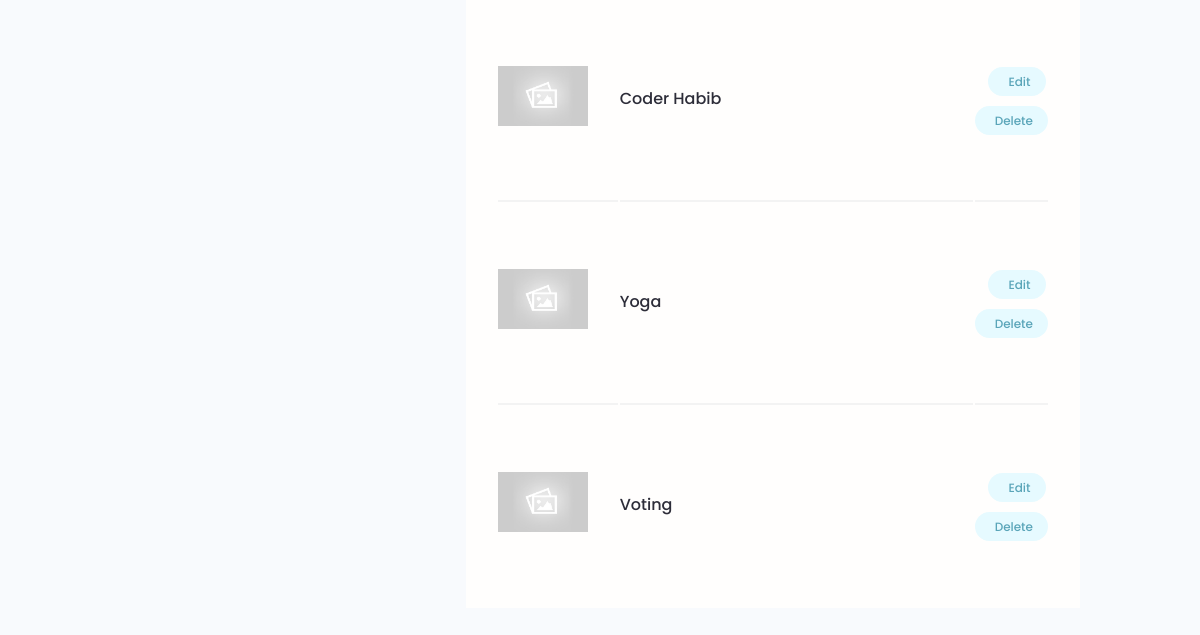
/account/ (signed in, lower part), run on an earlier commit of the app's database.
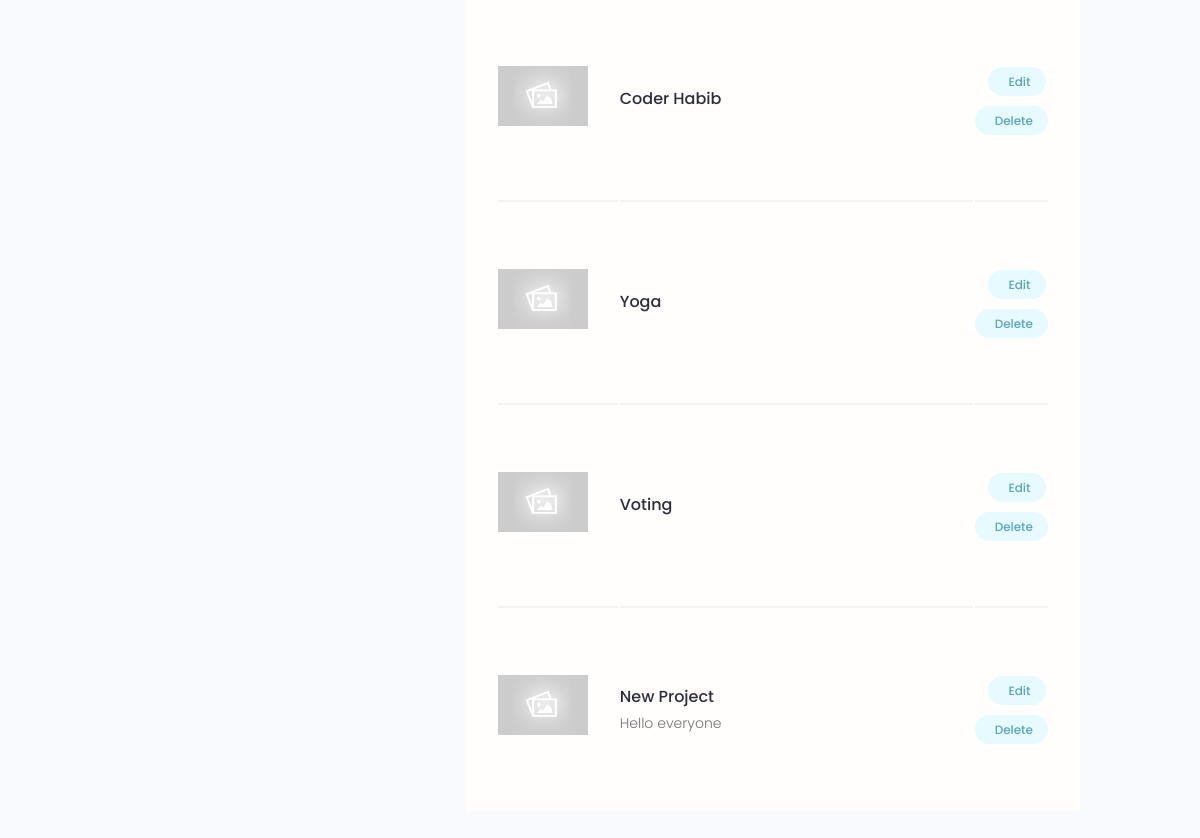
And on a later commit of the database.
### projects/models.py (models this page shows, shortened)
class Project(models.Model):
    owner = models.ForeignKey(Profile,null= True, on_delete=models.SET_NULL)
    title = models.CharField(max_length=200)
    description = models.TextField(null=True, blank=True)
    featured_image = models.ImageField(null=True, blank=True,default="default.jpg")
    demo_link = models.CharField(max_length=2000, null=True, blank=True)
    source_link = models.CharField(max_length=2000, null=True, blank=True)
    tags = models.ManyToManyField('Tag', blank=True)
    vote_total = models.IntegerField(default=0, null=True, blank=True)
    vote_ratio = models.IntegerField(default=0, null=True, blank=True)
    created = models.DateField(auto_now_add=True)
    id = models.UUIDField(default=uuid.uuid4, unique=True, primary_key=True, editable=False)

### users/views.py (the view)
# urls.py: path('account/', views.userAccount, name='account'),
@login_required(login_url='login')
def userAccount(request):
    profile = request.user.profile
    skills = profile.skill_set.all()
    projects = profile.project_set.all()
    context = {'profile': profile, 'skills': skills, 'projects': projects}
    return render(request, 'users/account.html', context)

### users/templates/users/account.html (shortened to what this page needs)
{% extends 'main.html' %}
{% block content %}
  <main class="settingsPage profile my-md">
    <div class="container">
      <div class="layout">
        <div class="column column--1of3">
        </div>
        <div class="column column--2of3">
          <table class="settings__table">
            {% for project in projects %}
            <tr>
              <td class="settings__thumbnail">
                <a href="{% url 'single-projects' project.id %}"><img src="{{project.featured_image.url}}" alt="Project Thumbnail" /></a>
              </td>
              <td class="settings__tableInfo">
                <a href="{% url 'single-projects' project.id %}">{{project.title}}</a>
                <p>{{project.description|slice:"150"}}</p>
              </td>
              <td class="settings__tableActions">
                <a class="tag tag--pill tag--main settings__btn" href="{% url 'update-project' project.id %}"> Edit</a>
                <a class="tag tag--pill tag--main settings__btn" href="{% url 'delete-project' project.id %}">
                  Delete</a>
              </td>
            </tr>
            {% endfor %}
          </table>
        </div>
      </div>
    </div>
  </main>
{% endblock content %}

What changed in the data, as far as the page shows it:
added Project: featured_image (placeholder picture), title "New Project", description "Hello everyone"
